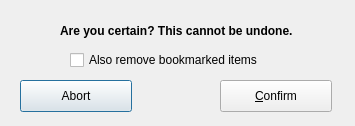
<?xml version="1.0" encoding="UTF-8"?>
<ui version="4.0">
 <class>channelRemoveDialog</class>
 <widget class="QDialog" name="channelRemoveDialog">
  <property name="windowModality">
   <enum>Qt::ApplicationModal</enum>
  </property>
  <property name="geometry">
   <rect>
    <x>0</x>
    <y>0</y>
    <width>355</width>
    <height>126</height>
   </rect>
  </property>
  <property name="windowTitle">
   <string>Confirm channel deletion</string>
  </property>
  <property name="windowIcon">
   <iconset>
    <normalon>:/gfx/sign-stop.png</normalon>
   </iconset>
  </property>
  <property name="modal">
   <bool>true</bool>
  </property>
  <widget class="QLabel" name="label">
   <property name="geometry">
    <rect>
     <x>60</x>
     <y>10</y>
     <width>261</width>
     <height>41</height>
    </rect>
   </property>
   <property name="font">
    <font>
     <weight>75</weight>
     <bold>true</bold>
    </font>
   </property>
   <property name="text">
    <string>Are you certain? This cannot be undone.</string>
   </property>
  </widget>
  <widget class="QCheckBox" name="checkBox">
   <property name="geometry">
    <rect>
     <x>70</x>
     <y>50</y>
     <width>221</width>
     <height>20</height>
    </rect>
   </property>
   <property name="text">
    <string>Also remove bookmarked items</string>
   </property>
  </widget>
  <widget class="QPushButton" name="pushButton">
   <property name="geometry">
    <rect>
     <x>20</x>
     <y>80</y>
     <width>112</width>
     <height>32</height>
    </rect>
   </property>
   <property name="text">
    <string>Abort</string>
   </property>
  </widget>
  <widget class="QPushButton" name="pushButton_2">
   <property name="geometry">
    <rect>
     <x>220</x>
     <y>80</y>
     <width>112</width>
     <height>32</height>
    </rect>
   </property>
   <property name="text">
    <string>&amp;Confirm</string>
   </property>
  </widget>
 </widget>
 <resources/>
 <connections/>
</ui>
